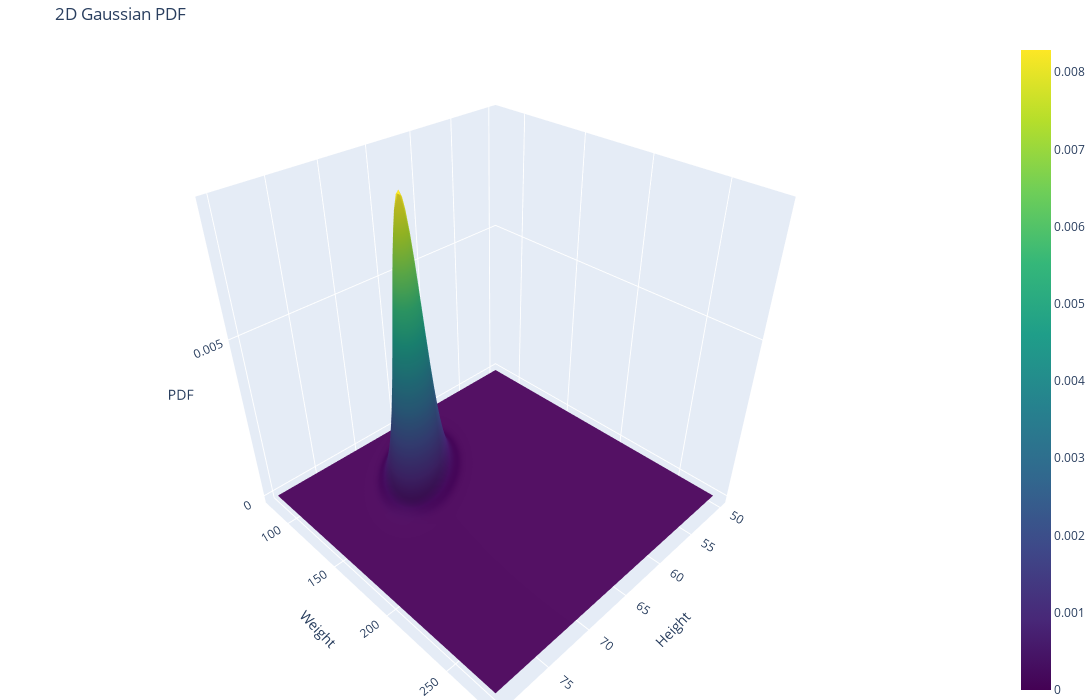

The code cell stored with this chart in its notebook:
### Code cell
# plot the PDF
x = torch.linspace(50, 80, 100)
y = torch.linspace(80, 280, 100)
X, Y = torch.meshgrid(x, y)
xy = torch.stack([X, Y], 2)
z = dist.log_prob(xy).exp()

import plotly.graph_objects as go

# Create surface plot with custom hover labels
fig = go.Figure(data=[go.Surface(
    x=X, y=Y, z=z, colorscale="viridis",
    hovertemplate="Height: %{x:0.2f}<br>Weight: %{y:0.2f}<br>PDF: %{z:0.5f}<extra></extra>"
)])

# Maximize figure size and reduce whitespace
fig.update_layout(
    autosize=True,
    width=1200,  # Set wider figure
    height=700,  # Set taller figure
    margin=dict(l=0, r=0, t=40, b=0),  # Remove extra whitespace
    title="2D Gaussian PDF",
    scene=dict(
        xaxis_title="Height",
        yaxis_title="Weight",
        zaxis_title="PDF"
    )
)

# Show plot
fig.show()

### Figure 1 — Plotly figure (JSON) as saved in the notebook; plotly's stock layout.template omitted (floating-point values rounded to 4 significant figures; data arrays with more than 128 entries replaced by an {"elided": "..."} marker saying what was removed)
{"data": [{"colorscale": [[0, "#440154"], [0.1111, "#482878"], [0.2222, "#3e4989"], [0.3333, "#31688e"], [0.4444, "#26828e"], [0.5556, "#1f9e89"], [0.6667, "#35b779"], [0.7778, "#6ece58"], [0.8889, "#b5de2b"], [1, "#fde725"]], "hovertemplate": "Height: %{x:0.2f}<br>Weight: %{y:0.2f}<br>PDF: %{z:0.5f}<extra></extra>", "type": "surface", "x": {"elided": "100x100 float values"}, "y": {"elided": "100x100 float values"}, "z": {"elided": "100x100 float values"}}], "layout": {"autosize": true, "height": 700, "margin": {"b": 0, "l": 0, "r": 0, "t": 40}, "scene": {"xaxis": {"title": {"text": "Height"}}, "yaxis": {"title": {"text": "Weight"}}, "zaxis": {"title": {"text": "PDF"}}}, "title": {"text": "2D Gaussian PDF"}, "width": 1200}}
